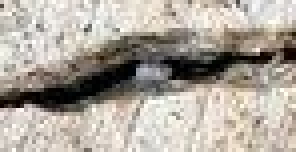
#> input picture img/Grietas/grietas_concreto_recortado.jpg, 74 x 38 px, found by its file name (shown 4 times larger)
$ python Canny.py
#> lines starting #> are read from the running program, lines starting #| are printed output that depends on the picture; after the words box and inside, x2 and y2 are one past the last pixel; in counts of white or black regions, pixels touching at a corner belong together
# -*- coding: utf-8 -*-
"""
Created on Sun Apr  5 18:11:17 2020

@author: Marco
"""

import numpy as np
import cv2
from matplotlib import pyplot as plt

umbral = 165
radio = 3
kernel = np.ones((5,5),np.uint8)
kernel_size = 3

imagen = cv2.imread('img\\Grietas\\grietas_concreto_recortado.jpg')
#> imagen is the input picture: shape (38, 74, 3); mean B, G, R 156.7, 166, 173.3

gray = cv2.cvtColor(imagen, cv2.COLOR_BGR2GRAY)
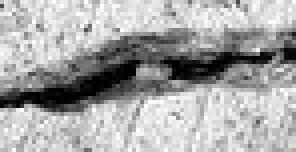
#> gray: shape (38, 74) (shown 4 times larger); min 0, max 254, mean 167.1

# Medir profundidad de la fractura:
stereo = cv2.StereoBM_create(numDisparities=16, blockSize=15)
disparity = stereo.compute(gray, gray)
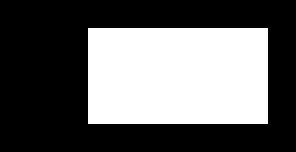
#> disparity: shape (38, 74) int16 (shown 4 times larger); values -16 (black) and 0 (white), 38.4% white; 1 white region, box (x1, y1, x2, y2) and area: (22, 7, 67, 31) 1080
plt.imshow(disparity)
"""
bordes = cv2.GaussianBlur(gray, (3,3), 0) #Aplica filtro de distorsión a la imagen
bordes = cv2.Canny(bordes, umbral, umbral*radio, apertureSize = kernel_size)
bordes = cv2.morphologyEx(bordes, cv2.MORPH_GRADIENT, kernel) #Elimina lo que hay dentro del contorno

contorno, hierachy = cv2.findContours(bordes, cv2.RETR_EXTERNAL, cv2.CHAIN_APPROX_SIMPLE)

cv2.drawContours(imagen, contorno, -1, (255,0,0), 2)

cnt = np.array(contorno)
cnt = contorno[0]
M = cv2.moments(cnt)
cx = int(M['m10']/M['m00'])
cy = int(M['m01']/M['m00'])

# Medir ancho de la fractura:
x,y,w,h = cv2.boundingRect(cnt)
cv2.rectangle(imagen,(x,y),(x+w,y+h),(0,255,0),2)
print('Ancho:', h, 'px')
"""


"""
rect = cv2.minAreaRect(cnt)
box = cv2.boxPoints(rect)
box = np.int0(box)
cv2.drawContours(imagen,[box],0,(0,0,255),2)
"""

plt.imshow(imagen)
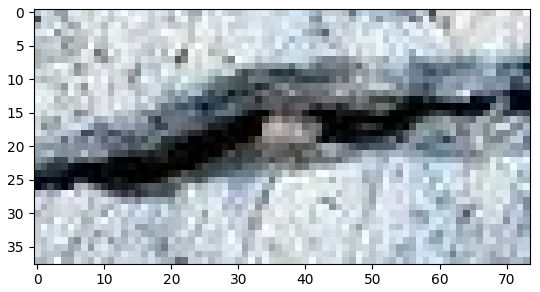
#> figure drawn by matplotlib, 1 panel; B, G, R data is drawn as R, G, B
